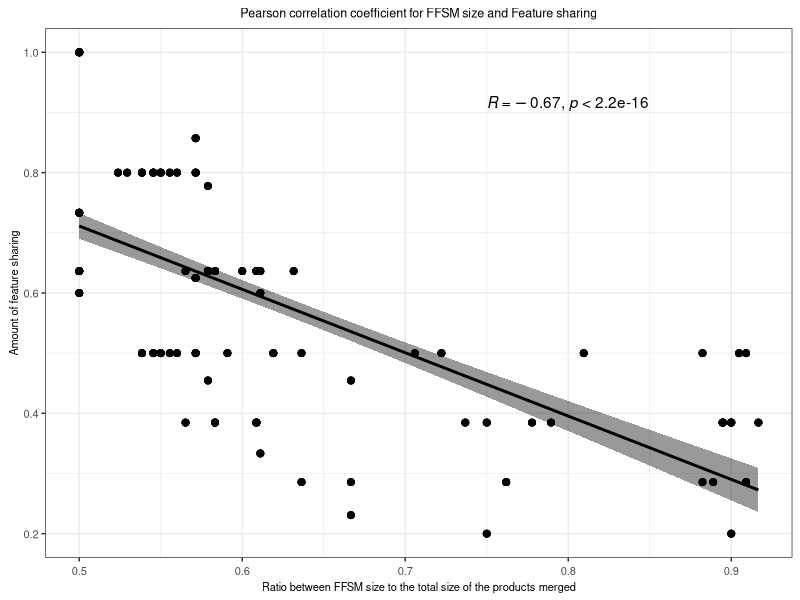
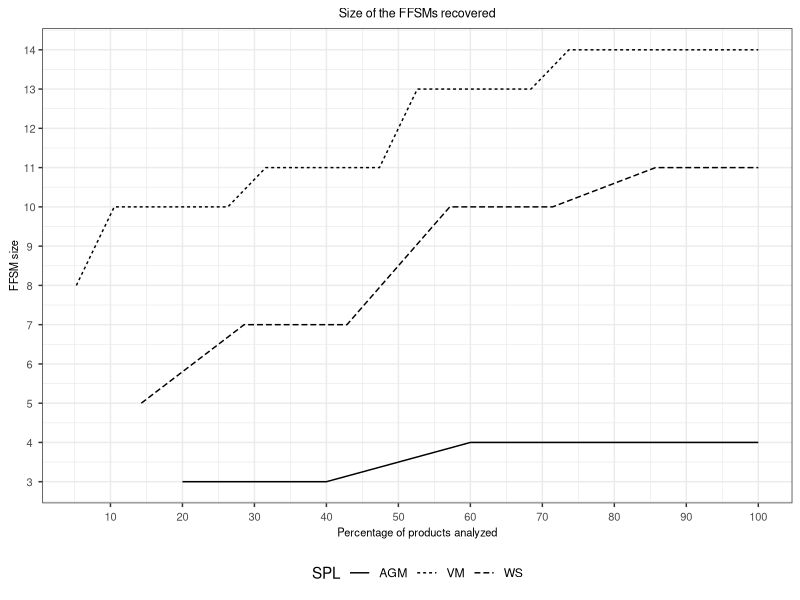

Reproduce these figures in R, in order.
list.of.packages <- c("ggpubr","ggrepel","ggplot2")

# new.packages <- list.of.packages[!(list.of.packages %in% installed.packages(lib.loc="/home/cdnd1/Rpackages/")[,"Package"])]
# if(length(new.packages)) install.packages(new.packages,lib="/home/cdnd1/Rpackages/")
# lapply(list.of.packages,require,character.only=TRUE, lib.loc="/home/cdnd1/Rpackages/")

new.packages <- list.of.packages[!(list.of.packages %in% installed.packages()[,"Package"])]
if(length(new.packages)) install.packages(new.packages, dependencies = TRUE)
lapply(list.of.packages,require,character.only=TRUE)

rm(new.packages,list.of.packages)

tab<-read.table("dataset.tab",sep="\t", header=TRUE)
corrMethod<-"pearson"
  
plot<-ggscatter(tab,
                x = "RatioStates",
                xlab = "Ratio between FFSM size to the total size of the products merged",
                y = "RatioFeatures",
                ylab = "Amount of feature sharing",
                title = "Pearson correlation coefficient for FFSM size and Feature sharing",
                add = "reg.line",
                cor.coeff.args = list(method = corrMethod, label.x.npc = 0.6, label.y.npc = 0.9),
                conf.int = TRUE, # Add confidence interval
                cor.coef = TRUE # Add correlation coefficient. see ?stat_cor
)+
  theme_bw()+
  theme(
  plot.title = element_text(hjust = 0.5, size=9),
  axis.text.x  = element_text(angle = 0,   hjust = 0.5, vjust = 0.5, size=8),
  axis.text.y  = element_text(angle = 0,   hjust = 0.5, vjust = 0.5, size=8),
  axis.title.x  = element_text(angle = 0,  hjust = 0.5, vjust = 0.5, size=8),
  axis.title.y  = element_text(angle = 90, hjust = 0.5, vjust = 0.5, size=8),
)

# plot
filename <- "correlation.pdf"
ggsave(device=cairo_pdf, filename, width = 8, height = 4, dpi=320)  # ssh plots  

##########################################################################

tab_recov<-read.table("recovering_ffsm.tab",sep="\t", header=TRUE)
tab_recov[,"Products.Analyzed"]<-tab_recov[,"Products.Analyzed"]*100
plot <- ggplot(data=tab_recov, aes_string(x="Products.Analyzed", y="StatesFFSM",shape="SPL")) +
  geom_line(stat = "identity",aes_string(linetype="SPL"))+
  labs(
    y = "FFSM size",
    x = "Percentage of products analyzed",
    title = "Size of the FFSMs recovered"
    )+
  scale_x_continuous(breaks = seq(0,100,10)) +
  scale_y_continuous(breaks = seq(0,15,1))+
  theme_bw()+
  theme(
    plot.title = element_text(hjust = 0.5, size=9),
    legend.position="bottom",
    axis.text.x  = element_text(angle = 0,   hjust = 0.5, vjust = 0.5, size=8),
    axis.text.y  = element_text(angle = 0,   hjust = 0.5, vjust = 0.5, size=8),
    axis.title.x  = element_text(angle = 0,  hjust = 0.5, vjust = 0.5, size=8),
    axis.title.y  = element_text(angle = 90, hjust = 0.5, vjust = 0.5, size=8),
  )
  
# plot
filename <- "recovering_ffsm.pdf"
ggsave(device=cairo_pdf, filename, width = 6, height = 3, dpi=320)  # ssh plots  
